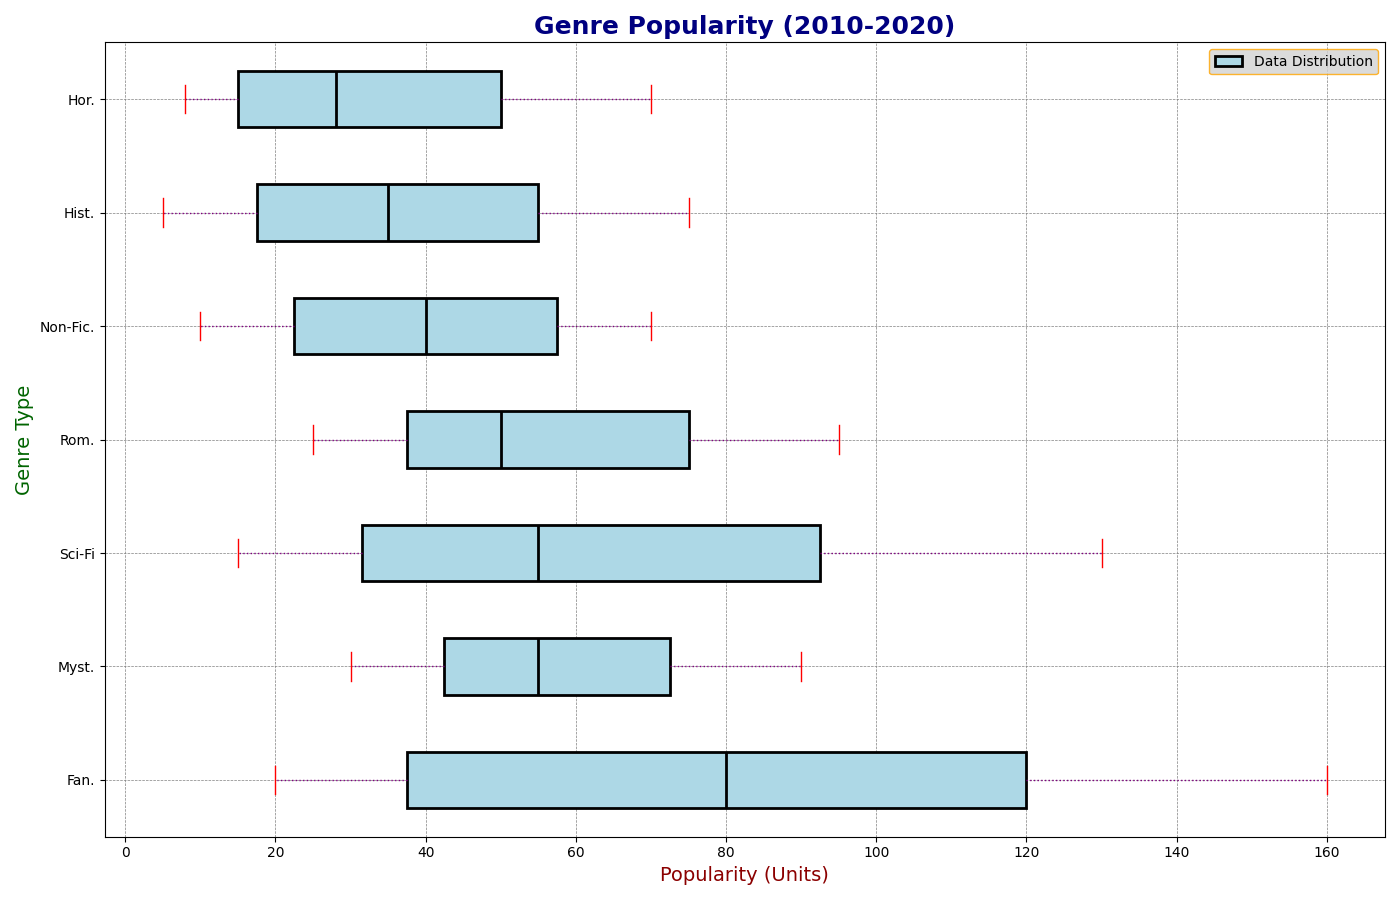

This figure's Python source:
import numpy as np
import matplotlib.pyplot as plt

fantasy = np.array([20, 25, 30, 45, 65, 80, 95, 110, 130, 145, 160])
mystery = np.array([30, 35, 40, 45, 50, 55, 65, 70, 75, 85, 90])
science_fiction = np.array([15, 20, 28, 35, 45, 55, 70, 85, 100, 115, 130])
romance = np.array([25, 30, 35, 40, 45, 50, 60, 70, 80, 85, 95])
non_fiction = np.array([10, 15, 20, 25, 30, 40, 50, 55, 60, 65, 70])
historical = np.array([5, 10, 15, 20, 25, 35, 45, 50, 60, 70, 75])
horror = np.array([8, 10, 13, 17, 20, 28, 37, 45, 55, 65, 70])

genre_data = [fantasy, mystery, science_fiction, romance, non_fiction, historical, horror]
labels = ['Fan.', 'Myst.', 'Sci-Fi', 'Rom.', 'Non-Fic.', 'Hist.', 'Hor.']

fig, ax = plt.subplots(figsize=(14, 9))

box = ax.boxplot(genre_data, vert=False, patch_artist=True, labels=labels, 
                 boxprops=dict(facecolor='lightblue', linestyle='--', linewidth=2),
                 whiskerprops=dict(color='purple', linestyle=':'),
                 capprops=dict(color='red'),
                 flierprops=dict(marker='x', color='green', markersize=8),
                 medianprops=dict(color='black', linewidth=2))

ax.set_title("Genre Popularity (2010-2020)", fontsize=18, fontweight='bold', color='navy')
ax.set_xlabel('Popularity (Units)', fontsize=14, color='darkred')
ax.set_ylabel('Genre Type', fontsize=14, color='darkgreen')

# Altering the legend to display different border style
ax.legend(['Data Distribution'], loc='upper right', frameon=True, edgecolor='orange', facecolor='lightgrey')

# Enabling grid with custom styling
ax.grid(True, color='grey', linestyle='--', linewidth=0.5)

plt.tight_layout()

plt.show()
